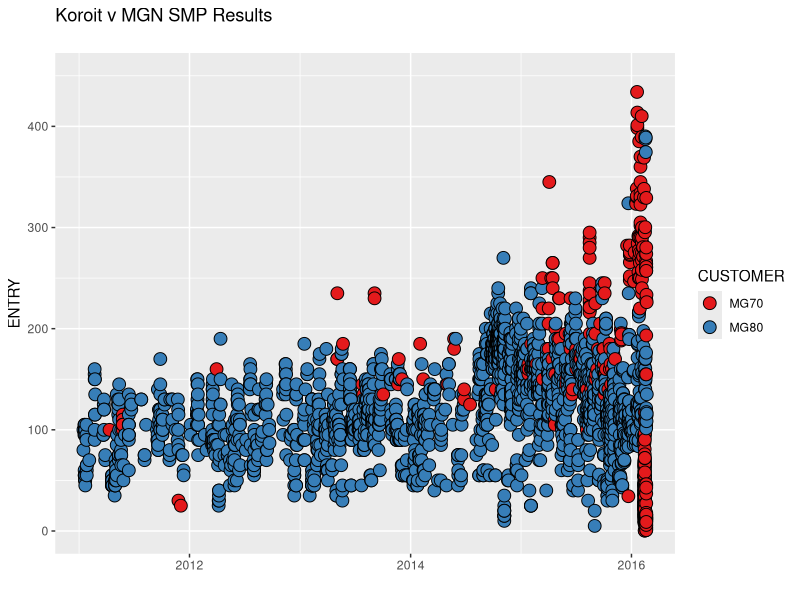

Recreate this plot in R.
# Clear Environment ---------------------------------------------
rm(list=ls())

#Default library-------------------------------------------------
library(dplyr)
library(tidyr)
library(ggplot2)
library(readxl)
library(lubridate)

#Data in--------------------------------------------------------
data.in <- read.csv("All_MG.csv", as.is=TRUE, header = TRUE)
colnames(data.in)[1] <- "SAMPLE_NUMBER"

data.in$ENTRY <- as.numeric(data.in$ENTRY)
data.in$LOGIN_DATE <- dmy_hms(data.in$LOGIN_DATE)


#data.2 <- data.in %>% filter(PRODUCT == "PDR_SMP") 
data.2 <- data.in


data.2 <- data.2 %>%
  filter(ENTRY <900) %>%
  filter(CUSTOMER == "MG70"|CUSTOMER == "MG80")%>%
  filter(LOGIN_DATE > "2011-01-01")


plot.I <- ggplot(data.2, aes(x=LOGIN_DATE, y = ENTRY, fill = CUSTOMER)) +
        geom_point(size=4, shape = 21, colour = "black") +
        scale_fill_brewer(palette = "Set1") +
        labs(title = "Koroit v MGN SMP Results\n", x="") +
        scale_y_continuous(limits = c(0,450))
plot.I





